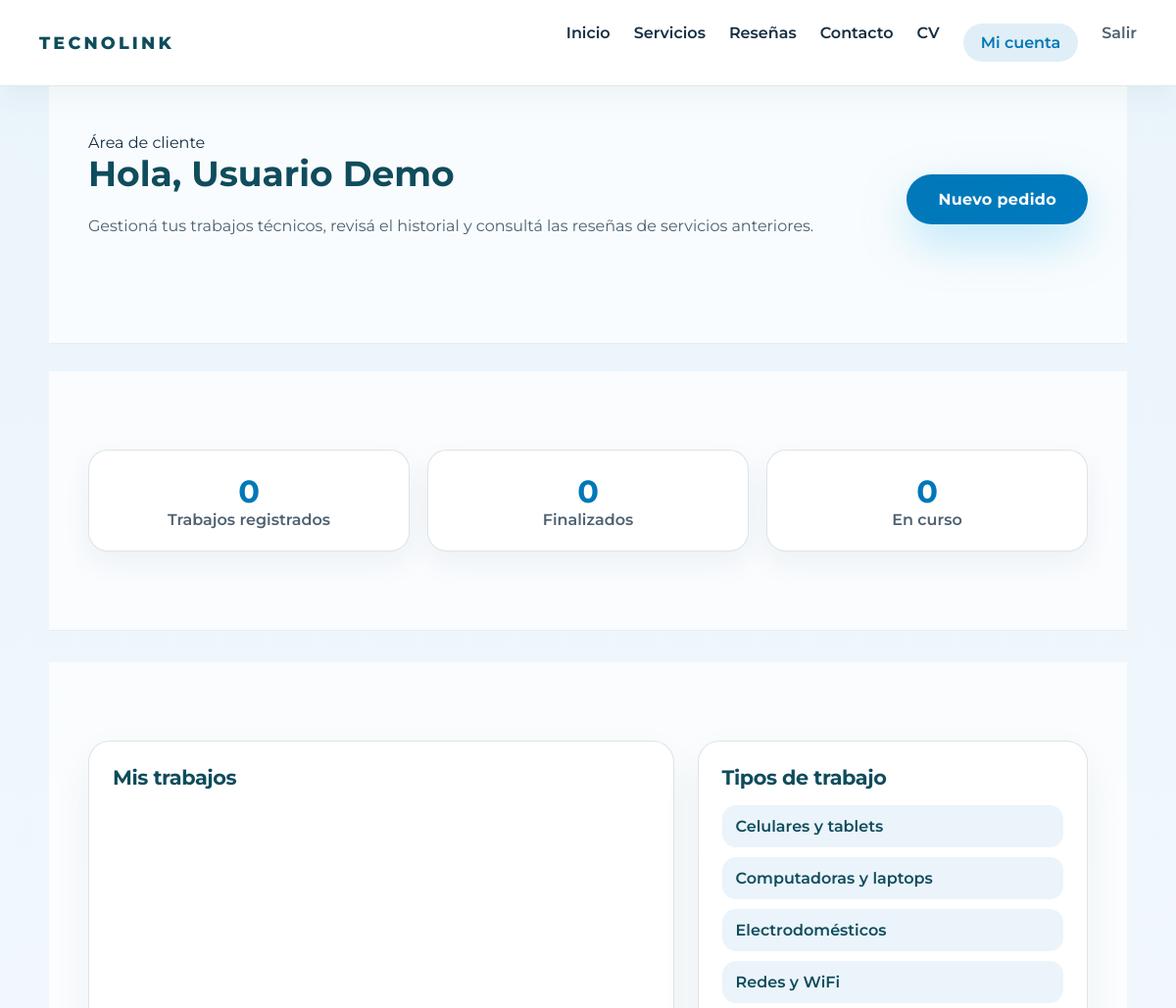
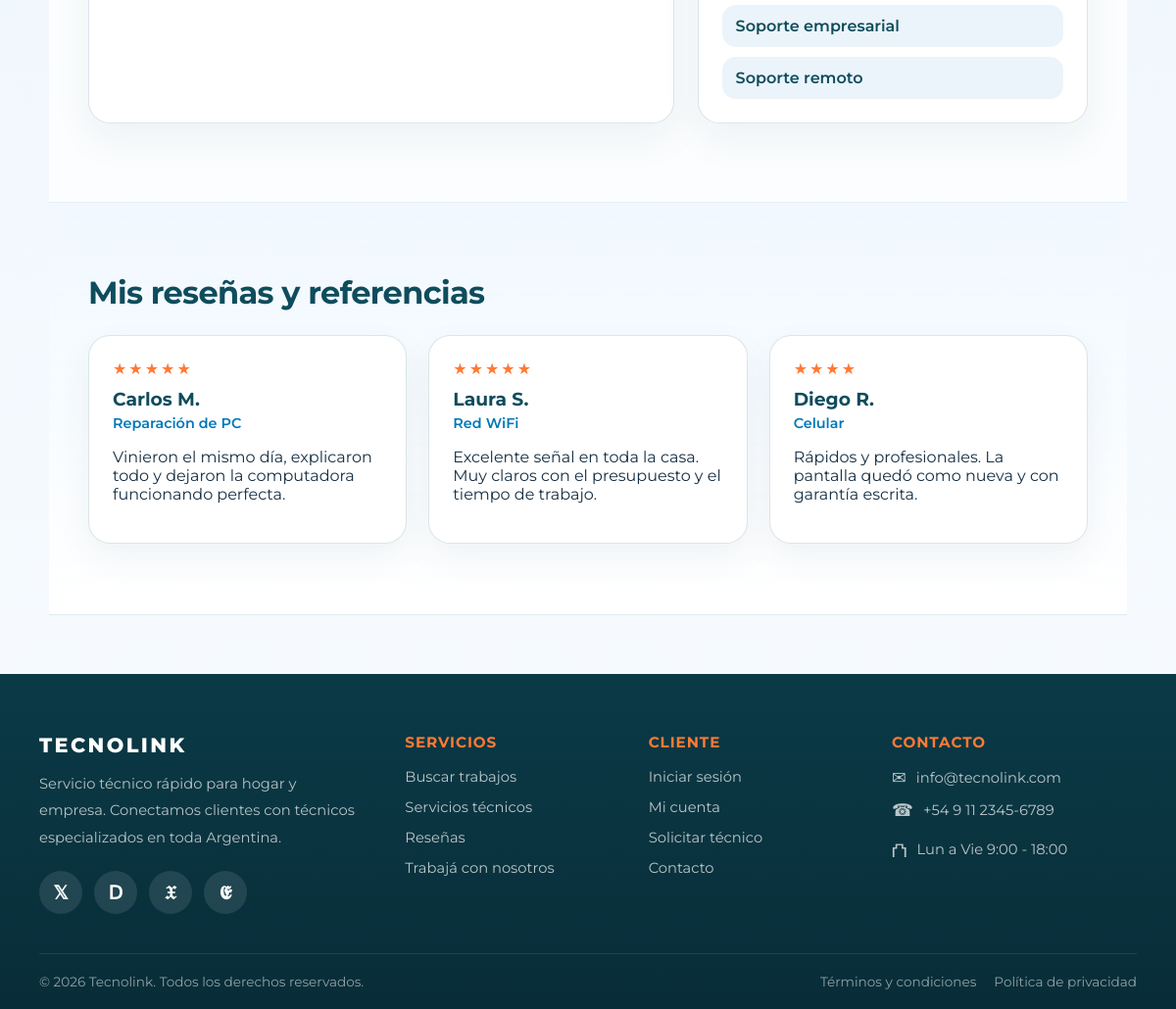
The app's page /cliente.php (signed in) with its own data (2 pictures, top to bottom).
### tables this page shows
CREATE TABLE IF NOT EXISTS resenas (
    id             INT AUTO_INCREMENT PRIMARY KEY,
    trabajo_id     INT NULL,
    nombre         VARCHAR(100) NOT NULL,
    trabajo_titulo VARCHAR(150) NOT NULL,
    estrellas      TINYINT NOT NULL,
    texto          TEXT NOT NULL,
    creado_en      TIMESTAMP DEFAULT CURRENT_TIMESTAMP,
    FOREIGN KEY (trabajo_id) REFERENCES trabajos(id) ON DELETE SET NULL
);

### includes/config.php (called while the page is built, shortened)
<?php
function obtener_tipos_trabajo(): array
{
    static $tipos = null;
    if ($tipos === null) {
        $pdo = obtener_conexion();
        $filas = $pdo->query('SELECT id, etiqueta FROM tipos_trabajo ORDER BY etiqueta')->fetchAll();
        $tipos = [];
        foreach ($filas as $fila) {
            $tipos[$fila['id']] = $fila['etiqueta'];
        }
    }
    return $tipos;
}
$tipos_trabajo = obtener_tipos_trabajo();

### cliente.php (the view, shortened to what this page needs)
<?php
require_once __DIR__ . '/includes/config.php';
$pdo = obtener_conexion();
$consulta = $pdo->prepare(
    'SELECT titulo, estado, tipo, fecha
     FROM trabajos
     WHERE usuario_id = :usuario_id
     ORDER BY fecha DESC'
);
$consulta->execute(['usuario_id' => $_SESSION['usuario_id']]);
$mis_trabajos = $consulta->fetchAll();
$reseñas = $pdo->query('SELECT nombre, trabajo_titulo AS trabajo, estrellas, texto FROM resenas ORDER BY creado_en DESC')->fetchAll();
require_once __DIR__ . '/includes/header.php';
$nombre = $_SESSION['nombre'] ?? $_SESSION['usuario'];
?>
<main class="client-area">
    <section class="client-hero">
        <div>
            <span class="eyebrow">Área de cliente</span>
            <h1>Hola, <?php echo htmlspecialchars($nombre); ?></h1>
            <p class="section-text">Gestioná tus trabajos técnicos, revisá el historial y consultá las reseñas de servicios anteriores.</p>
        </div>
        <a href="contacto.php" class="btn-primary">Nuevo pedido</a>
    </section>
    <?php
        $total_trabajos = count($mis_trabajos);
        $total_finalizados = count(array_filter($mis_trabajos, fn($t) => $t['estado'] === 'Finalizado'));
        $total_en_curso = count(array_filter($mis_trabajos, fn($t) => $t['estado'] === 'En curso'));
    ?>
    <section class="client-stats">
        <article class="stat-card">
            <strong><?php echo $total_trabajos; ?></strong>
            <span>Trabajos registrados</span>
        </article>
        <article class="stat-card">
            <strong><?php echo $total_finalizados; ?></strong>
            <span>Finalizados</span>
        </article>
        <article class="stat-card">
            <strong><?php echo $total_en_curso; ?></strong>
            <span>En curso</span>
        </article>
    </section>
    <section class="client-grid">
        <div class="client-panel">
            <h2>Mis trabajos</h2>
        </div>
        <aside class="client-panel">
            <h2>Tipos de trabajo</h2>
            <ul class="tipo-list">
                <?php foreach ($tipos_trabajo as $clave => $etiqueta) : ?>
                    <li>
                        <a href="index.php?tipo=<?php echo urlencode($clave); ?>"><?php echo htmlspecialchars($etiqueta); ?></a>
                    </li>
                <?php endforeach; ?>
            </ul>
        </aside>
    </section>
    <section class="client-reviews">
        <h2>Mis reseñas y referencias</h2>
        <div class="reviews-grid">
            <?php foreach ($reseñas as $reseña) : ?>
                <article class="review-card">
                    <div class="stars"><?php echo str_repeat('★', $reseña['estrellas']); ?></div>
                    <h3><?php echo htmlspecialchars($reseña['nombre']); ?></h3>
                    <span class="review-job"><?php echo htmlspecialchars($reseña['trabajo']); ?></span>
                    <p><?php echo htmlspecialchars($reseña['texto']); ?></p>
                </article>
            <?php endforeach; ?>
        </div>
    </section>
</main>
<?php require_once __DIR__ . '/includes/footer.php'; ?>

### styles.css (style rules this page uses)
:root { --bg: #e6f0f7; --surface: #ffffff; --surface-soft: rgba(243, 248, 253, 0.95); --primary: #0f4c5c; --accent: #0078b8; --cta: #ff7a34; --text: #162f44; --text-muted: rgba(22, 47, 68, 0.76); --border: rgba(15, 76, 92, 0.14); --border-radius-pill: 999px; --border-radius-card: 28px; --shadow-card: 0 24px 60px rgba(15, 76, 92, 0.08); --shadow-sm: 0 12px 30px rgba(15, 76, 92, 0.05); --line-height-tight: 1.8; }
* { box-sizing: border-box; }
html { scroll-behavior: smooth; }
body { margin: 0; font-family: 'Montserrat', sans-serif; background: linear-gradient(180deg, #eaf4fb 0%, #f8fbff 100%); color: var(--text); }
.page-hero, section { padding: 80px 40px; background: rgba(255,255,255,0.72); border-bottom: 1px solid rgba(15, 76, 92, 0.08); }
section h2 { font-size: clamp(2rem, 2.5vw, 3rem); margin: 0 0 22px; color: var(--primary); letter-spacing: -0.02em; }
.section-text { max-width: 760px; line-height: 1.95; color: var(--text-muted); font-size: 1rem; margin-bottom: 24px; }
.btn-primary, .btn-secondary { display: inline-flex; align-items: center; justify-content: center; padding: 16px 32px; border-radius: var(--border-radius-pill); color: #fff; text-decoration: none; font-weight: 700; letter-spacing: 0.02em; border: none; cursor: pointer; transition: all 0.25s ease; }
.btn-primary { background: linear-gradient(135deg, var(--accent), #007abf); box-shadow: 0 18px 50px rgba(0, 168, 232, 0.25); }
.reviews-section, .client-reviews { padding: 72px 40px; background: linear-gradient(180deg, rgba(240, 248, 255, 0.9), #fff); }
.reviews-grid { display: grid; grid-template-columns: repeat(3, minmax(0, 1fr)); gap: 22px; margin-top: 24px; }
.review-card { padding: 24px; border-radius: 22px; background: #fff; border: 1px solid var(--border); box-shadow: 0 14px 36px rgba(15, 76, 92, 0.06); }
.review-card h3 { margin: 10px 0 4px; color: var(--primary); }
.review-job { display: block; margin-bottom: 10px; color: var(--accent); font-weight: 600; font-size: 0.9rem; }
.stars { color: var(--cta); letter-spacing: 2px; }
.client-area { padding-bottom: 60px; }
.client-hero, .client-stats, .client-grid, .client-reviews { max-width: 1100px; margin: 0 auto; padding-left: 40px; padding-right: 40px; }
.client-hero { display: flex; justify-content: space-between; align-items: center; gap: 24px; flex-wrap: wrap; padding-top: 48px; }
.client-hero h1 { margin: 0; color: var(--primary); font-size: clamp(2rem, 3vw, 2.8rem); }
.client-stats { display: grid; grid-template-columns: repeat(3, minmax(0, 1fr)); gap: 18px; margin-top: 28px; }
.stat-card { padding: 22px; border-radius: 20px; background: #fff; border: 1px solid var(--border); text-align: center; box-shadow: 0 12px 30px rgba(15, 76, 92, 0.06); }
.stat-card strong { display: block; font-size: 2rem; color: var(--accent); }
.stat-card span { color: var(--text-muted); font-weight: 600; }
.client-grid { display: grid; grid-template-columns: 1.5fr 1fr; gap: 24px; margin-top: 32px; }
.client-panel { padding: 24px; border-radius: 22px; background: #fff; border: 1px solid var(--border); box-shadow: 0 16px 40px rgba(15, 76, 92, 0.06); }
.client-panel h2 { margin: 0 0 16px; font-size: 1.3rem; color: var(--primary); }
.tipo-list { margin: 0; padding: 0; list-style: none; display: grid; gap: 10px; }
.tipo-list a { display: block; padding: 12px 14px; border-radius: 14px; background: rgba(0, 120, 184, 0.08); color: var(--primary); text-decoration: none; font-weight: 600; }

### records on screen
resenas: estrellas "★★★★★", nombre "Carlos M.", trabajo_titulo "Reparación de PC", texto "Vinieron el mismo día, explicaron todo y dejaron la computadora funcionando perfecta."
resenas: estrellas "★★★★★", nombre "Laura S.", trabajo_titulo "Red WiFi", texto "Excelente señal en toda la casa. Muy claros con el presupuesto y el tiempo de trabajo."
resenas: estrellas "★★★★", nombre "Diego R.", trabajo_titulo "Celular", texto "Rápidos y profesionales. La pantalla quedó como nueva y con garantía escrita."

### other values on screen
SITE_NAME "TECNOLINK"
$nombre "Usuario Demo"
$total_trabajos "0"
$total_finalizados "0"
$total_en_curso "0"
$etiqueta "Celulares y tablets"
$etiqueta "Computadoras y laptops"
$etiqueta "Electrodomésticos"
$etiqueta "Redes y WiFi"
$etiqueta "Soporte empresarial"
$etiqueta "Soporte remoto"
SITE_NAME "Tecnolink"
